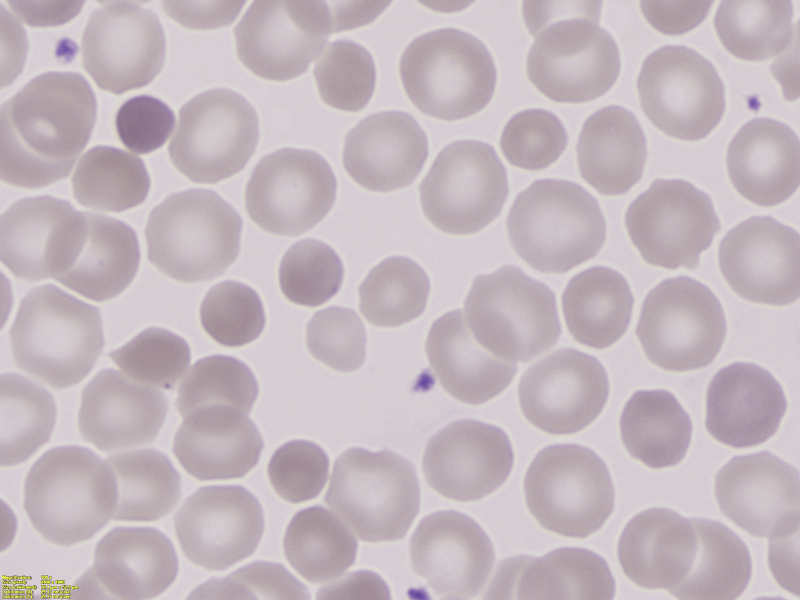
#> input picture results/week4/final_pipeline/patient_05/patient_05_01_normalised.png, 2400 x 1800 px, given in place of patient_05_14.jpg, which was not available (shown at 1/3 size)
$ python 03_candidate_contact_sheet.py
#> lines starting #> are read from the running program, lines starting #| are printed output that depends on the picture; after the words box and inside, x2 and y2 are one past the last pixel; in counts of white or black regions, pixels touching at a corner belong together

import cv2
import numpy as np

from pathlib import Path


# ==========================================
# CONFIGURATION
# ==========================================

DATASET_DIR = Path(r"D:\Blood Smear Dataset")

OUTPUT_DIR = Path(
    "results/week4/reference_quality_analysis"
)

OUTPUT_DIR.mkdir(
    parents=True,
    exist_ok=True
)

CANDIDATES = [
    "patient_05_14.jpg",
    "patient_05_01.jpg",
    "patient_05_12.jpg",
    "patient_05_06.jpg",
    "patient_05_17.jpg"
]


# ==========================================
# GENERATE CONTACT SHEET
# ==========================================

def generate_contact_sheet():

    columns = 3
    cell_width = 400
    cell_height = 330

    rows = 2

    sheet = np.full(
        (rows * cell_height,
         columns * cell_width, 3),
        255,
        dtype=np.uint8
    )

    for index, filename in enumerate(CANDIDATES):

        image_path = (
            DATASET_DIR / "patient_05" / filename
        )

        image = cv2.imread(str(image_path))
#> image is the input picture: shape (1800, 2400, 3); mean B, G, R 190.4, 184.4, 196.6

        if image is None:

            print("Unable to load:", filename)
            continue

        height, width = image.shape[:2]
#> height = 1800; width = 2400

        scale = min(
            360 / width,
            250 / height
        )
#> scale = 0.139

        new_width = int(width * scale)
#> new_width = 333
        new_height = int(height * scale)
#> new_height = 250

        resized = cv2.resize(
            image,
            (new_width, new_height)
        )
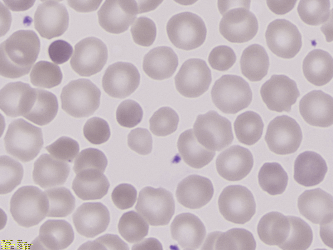
#> resized: shape (250, 333, 3); mean B, G, R 190.4, 184.3, 196.5

        row = index // columns
        column = index % columns

        x = column * cell_width
        y = row * cell_height

        offset_x = (
            x + (cell_width - new_width) // 2
        )
#> offset_x = 33

        offset_y = y + 10

        sheet[
            offset_y:offset_y + new_height,
            offset_x:offset_x + new_width
        ] = resized
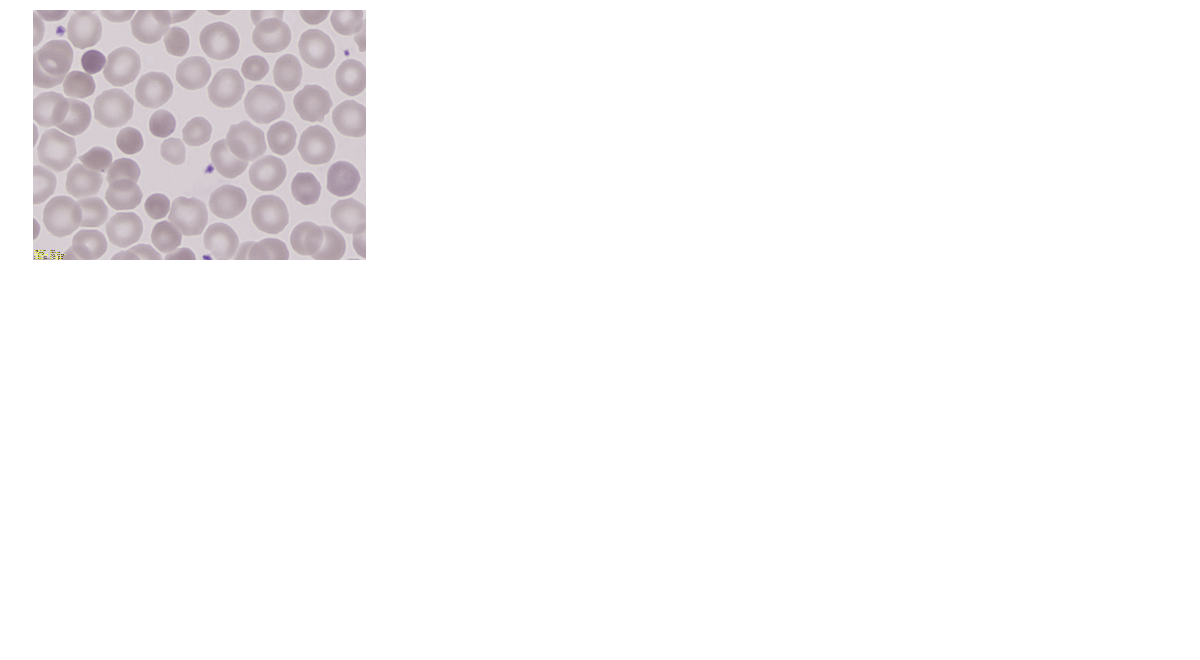
#> sheet: shape (660, 1200, 3); mean B, G, R 248.2, 247.6, 248.9

        cv2.putText(
            sheet,
            filename,
            (x + 10, y + 290),
            cv2.FONT_HERSHEY_SIMPLEX,
            0.7,
            (0, 0, 0),
            2
        )
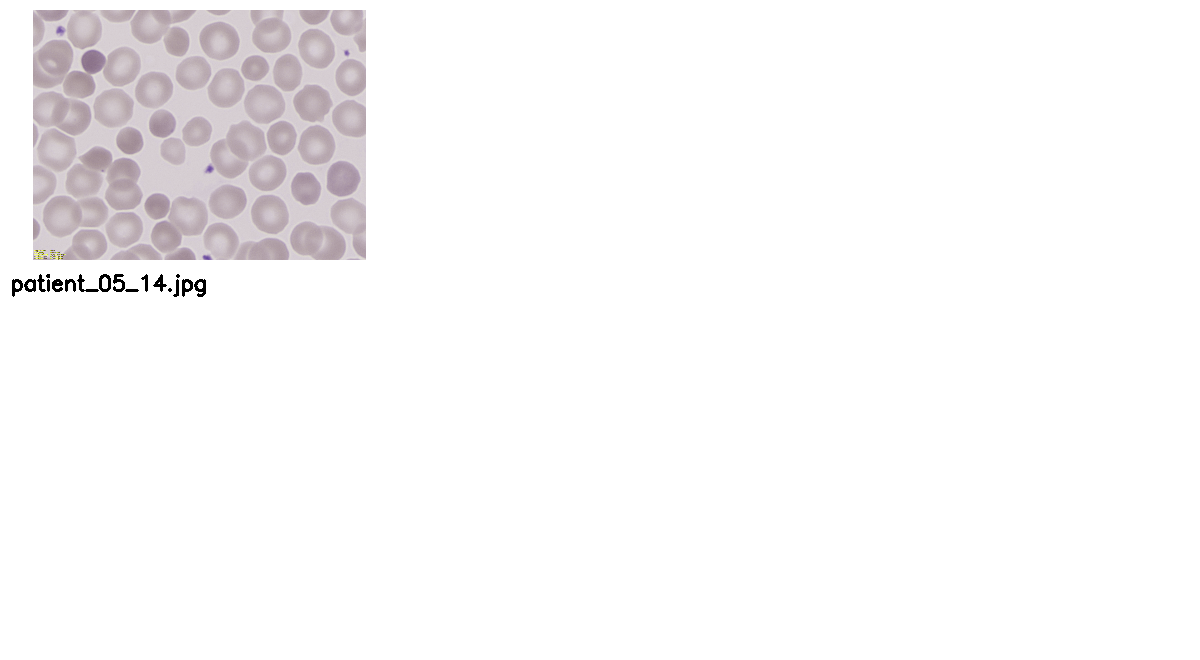
#> sheet: shape (660, 1200, 3); 0.17% of pixels changed, all inside (x1, y1, x2, y2) = (12, 274, 206, 297)

        print("Added:", filename)
#> pass 2 of the loop in generate_contact_sheet, `for index, filename in enumerate(CANDIDATES):`:
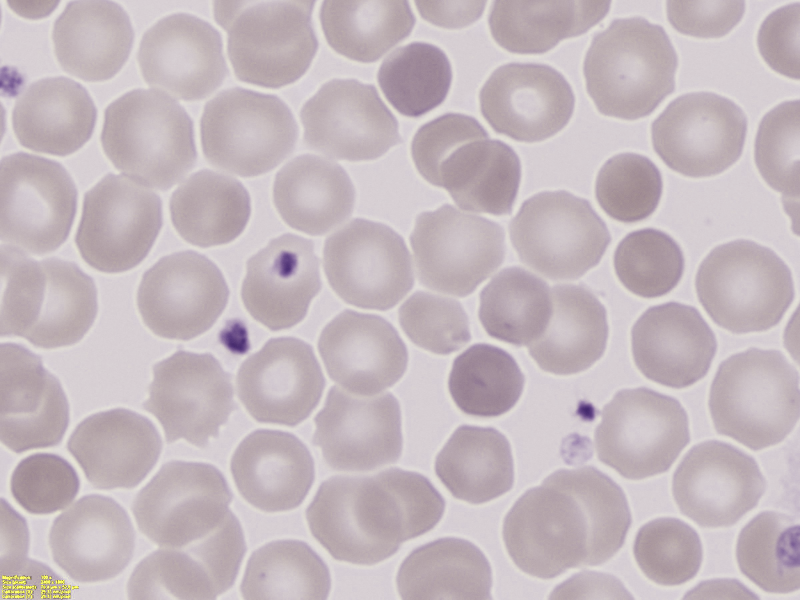
#> input picture results/week4/final_pipeline/patient_05/patient_05_02_normalised.png, 2400 x 1800 px, given in place of patient_05_01.jpg, which was not available (shown at 1/3 size)
#> in generate_contact_sheet, image is the input picture: shape (1800, 2400, 3); mean B, G, R 190.3, 185, 197
#> in generate_contact_sheet, `resized = cv2.resize( image, (new_width, new_height) )`:
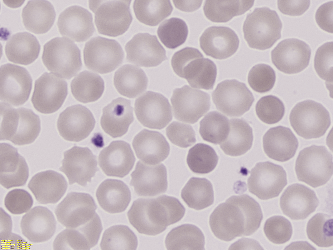
#> resized: shape (250, 333, 3); mean B, G, R 190.2, 184.9, 196.9
#> in generate_contact_sheet, `cv2.putText( sheet, filename, (x + 10, y + 290), cv2.FONT_HERSHEY_SIMP..`:
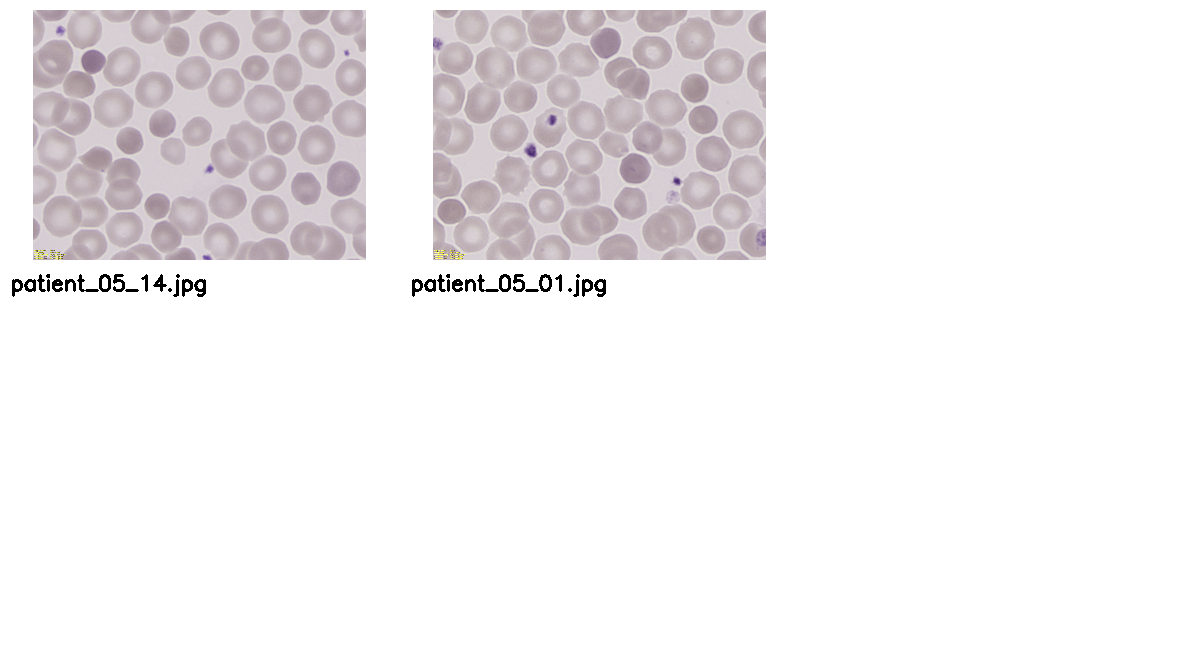
#> sheet: shape (660, 1200, 3); mean B, G, R 240.5, 239.3, 241.9

    output_path = (
        OUTPUT_DIR / "top_reference_candidates.png"
    )

    cv2.imwrite(
        str(output_path),
        sheet
    )

    print("\nContact sheet saved:", output_path)
#| Contact sheet saved: results/week4/reference_quality_analysis/top_reference_candidates.png


# ==========================================
# MAIN
# ==========================================

if __name__ == "__main__":

    generate_contact_sheet()
